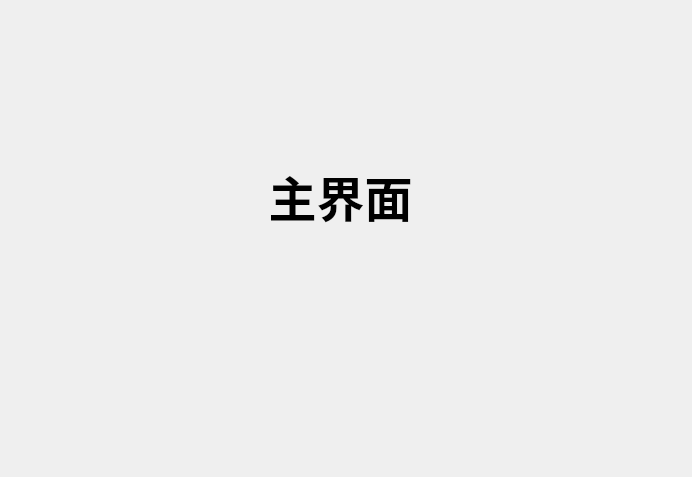
<?xml version="1.0" encoding="UTF-8"?>
<ui version="4.0">
 <class>MainWidget</class>
 <widget class="QWidget" name="MainWidget">
  <property name="geometry">
   <rect>
    <x>0</x>
    <y>0</y>
    <width>692</width>
    <height>477</height>
   </rect>
  </property>
  <property name="windowTitle">
   <string>Form</string>
  </property>
  <widget class="QLabel" name="label">
   <property name="geometry">
    <rect>
     <x>180</x>
     <y>150</y>
     <width>321</width>
     <height>91</height>
    </rect>
   </property>
   <property name="font">
    <font>
     <family>Arial</family>
     <pointsize>36</pointsize>
     <weight>75</weight>
     <bold>true</bold>
    </font>
   </property>
   <property name="text">
    <string>主界面</string>
   </property>
   <property name="alignment">
    <set>Qt::AlignCenter</set>
   </property>
  </widget>
 </widget>
 <resources/>
 <connections/>
</ui>
